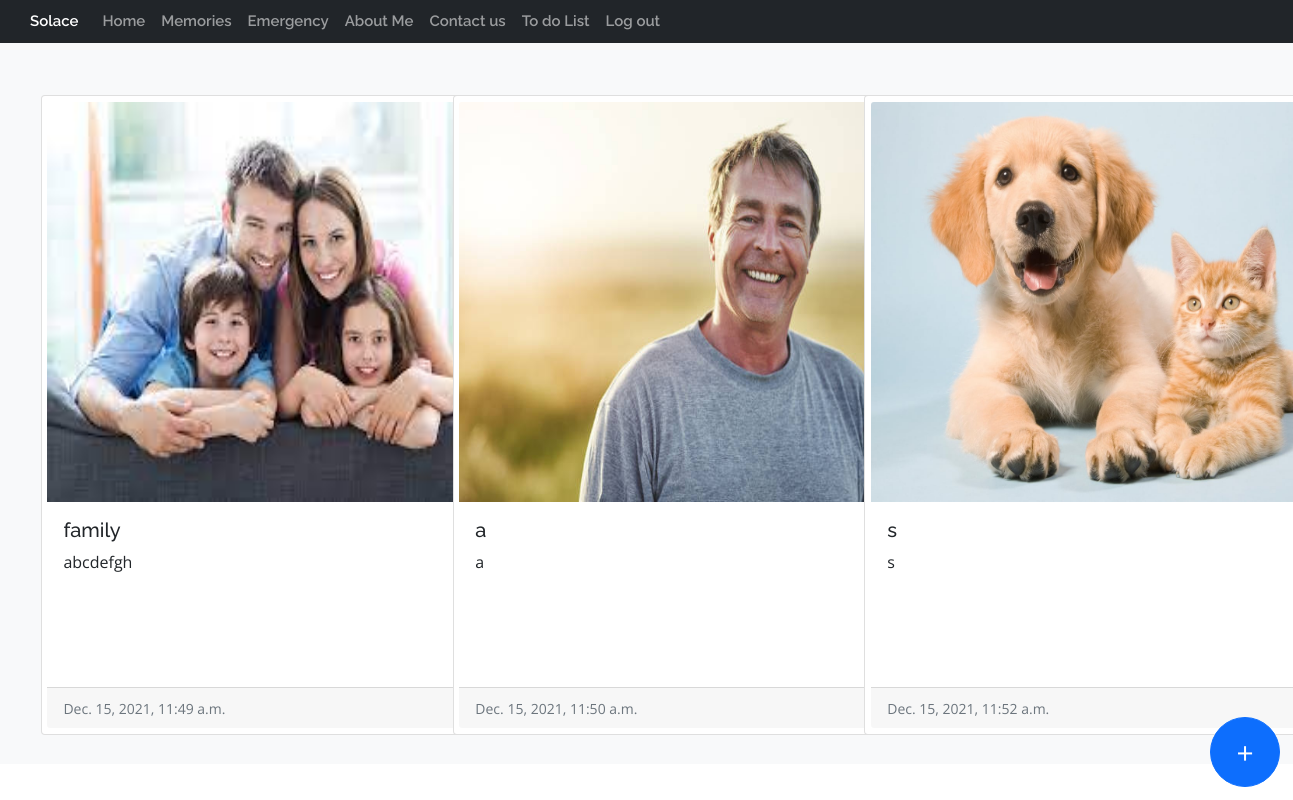
The app's page /memory/filter/Family (signed in) with its own data.
### memoryApp/models.py (models this page shows, shortened)
class Memory(models.Model):
     class Meta:
          verbose_name = 'Memory'
          verbose_name_plural = 'Memories'
     title = models.CharField(max_length = 100,null = True)
     description = models.TextField(null=True)
     location = models.CharField(max_length=100,null = True)
     datePublished = models.DateTimeField('date published',null = True)
     dateOfOccurence = models.DateField('date of occurence',null = True)
     image = models.ImageField(null = True)
     category = models.ForeignKey(Category,on_delete = models.SET_NULL, null=True)

### memoryApp/views.py (the view)
# urls.py: path('filter/<str:cat>', views.filter, name='filter'),
@login_required(login_url = settings.LOGIN_URL)
def filter(request, cat):
    user = request.user
    memories = Memory.objects.filter(category__categoryName = cat, category__user = user)
    context = {
        "category" : cat,
        "memories" : memories
    }
    return render(request, "memoryApp/gallery.html",context )

### memoryApp/templates/memoryApp/gallery.html (shortened to what this page needs)
{% extends "base_layout.html" %}
{% block content %}
<div class="row row-cols-1 row-cols-md-3 g-4" style="margin:1%">
    {% for memory in memories %}
    <div class="col">
        <div class="card" style="width: 30rem;padding:1.5%;height:40rem">
            <img src={{memory.image.url}} class="card-img-top" width="300" height="400">
            <div class="card-body">
                <h5 class="card-title" >{{memory.title}}</h5>
                <p class="card-text">{{memory.description}}</p>
            </div>
            <div class="card-footer">
                <small class="text-muted">{{memory.datePublished}}</small>
            </div>
        </div>
    </div>
    {% endfor %}
</div>
<form action="addMemory/{{category}}" method="post" enctype="multipart/form-data" class="form">
    <div class="fixed-bottom d-flex justify-content-end" style="margin:1%">
        <button type="submit" class="btn btn-primary btn-circle btn-xl" value="submit">+</button>
    </div>
</form>
{% endblock %}

### templates/base_layout.html (shortened to what this page needs)
{% load staticfiles %}
<!DOCTYPE html>
<html lang="en">
<head>
  <link href='{% static "vendor/aos/aos.css" %}' rel="stylesheet">
  <link href='{% static "vendor/bootstrap-icons/bootstrap-icons.css" %}' rel="stylesheet">
  <link href='{% static "vendor/bootstrap/css/bootstrap.min.css" %}' rel="stylesheet">
  <link href='{% static "vendor/swiper/swiper-bundle.min.css" %}' rel="stylesheet">
  <link href='{% static "vendor/boxicons/css/boxicons.min.css" %}' rel="stylesheet">
  <link href='{% static "vendor/glightbox/css/glightbox.min.css" %}' rel="stylesheet">
  <link rel="stylesheet" type="text/css" href='{% static "/css/style.css" %}'>
  <link rel="stylesheet" href="https://cdnjs.cloudflare.com/ajax/libs/font-awesome/4.7.0/css/font-awesome.min.css">
  <link href="https://cdn.jsdelivr.net/npm/bootstrap@5.1.3/dist/css/bootstrap.min.css" rel="stylesheet"
>
    <link rel="stylesheet" type="text/css" href="./style.css" />
    <link rel="stylesheet" type="text/css" href="./style.css" />
</head>
<body>
  <nav class="navbar navbar-expand-lg navbar-dark bg-dark">
    <a class="navbar-brand" href="{% url 'home' %}">Solace</a>
    <ul class="navbar-nav">
      <li class="nav-item active">
        {% block nav-home %}<a class="nav-link" href="{% url 'home' %}">Home</a>{% endblock %}
      </li>
      <li class="nav-item">
        {% block nav-memory %}<a class="nav-link" href="{% url 'memories' %}">Memories</a>{% endblock %}
      </li>
      <li class="nav-item">
        {% block nav-emergency %}<a class="nav-link" href="{% url 'index' %}">Emergency</a>{% endblock %}
      </li>
      <li class="nav-item">
        {% block nav-aboutme %}<a class="nav-link" href="{% url 'aboutMe' %}">About Me</a>{% endblock %}
      </li>
      <li class="nav-item">
        {% block nav-contact %}<a class="nav-link" href="{% url 'contact' %}">Contact us</a>{% endblock %}
      </li>
    <li class="nav-item">
      {% block nav-todoapp %}<a class="nav-link" href="{% url 'ToDoApp' %}">To do List</a>{% endblock %}
  </li>
  <li class="nav-item">
    {% block nav-logout %}<a class="nav-link" href="{% url 'logout' %}">Log out</a>{% endblock %}
</li>
    </ul>
  </nav>
  <div class="p-3 mb-2 bg-light text-dark">
    {% block content %}
    {% endblock %}
  </div>
</body>
</html>

### static/css/style.css (style rules this page uses)
body { font-family: "Open Sans", sans-serif; color: #444444; }
a { color: #94c045; text-decoration: none; }
h1, h2, h3, h4, h5, h6 { font-family: "Raleway", sans-serif; }
.navbar { padding: 0; }
.navbar ul { margin: 0; padding: 0; display: flex; list-style: none; align-items: center; }
.navbar li { position: relative; }
.navbar a, .navbar a:focus { display: flex; align-items: center; justify-content: space-between; padding: 10px 0 10px 30px; font-family: "Raleway", sans-serif; font-size: 15px; font-weight: 600; color: #565e49; white-space: nowrap; transition: 0.3s; }
.navbar a:hover, .navbar .active, .navbar .active:focus, .navbar li:hover > a { color: #94c045; }

### templates/base_layout.html (style rules this page uses)
.navbar-nav { margin-left: auto; }

### memoryApp/templates/memoryApp/gallery.html (style rules this page uses)
.btn-circle.btn-xl { width: 70px; height: 70px; padding: 10px 16px; border-radius: 35px; font-size: 30px; text-align: center; }

### records on screen
Memory: image (picture), title "family", description "abcdefgh", datePublished "Dec. 15, 2021, 11:49 a.m."
Memory: image (picture), title "a", description "a", datePublished "Dec. 15, 2021, 11:50 a.m."
Memory: image (picture), title "s", description "s", datePublished "Dec. 15, 2021, 11:52 a.m."
